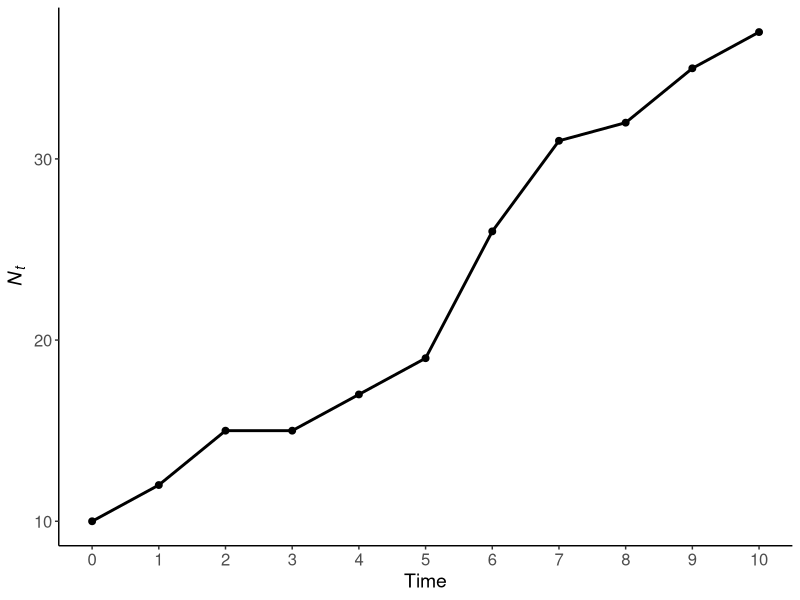
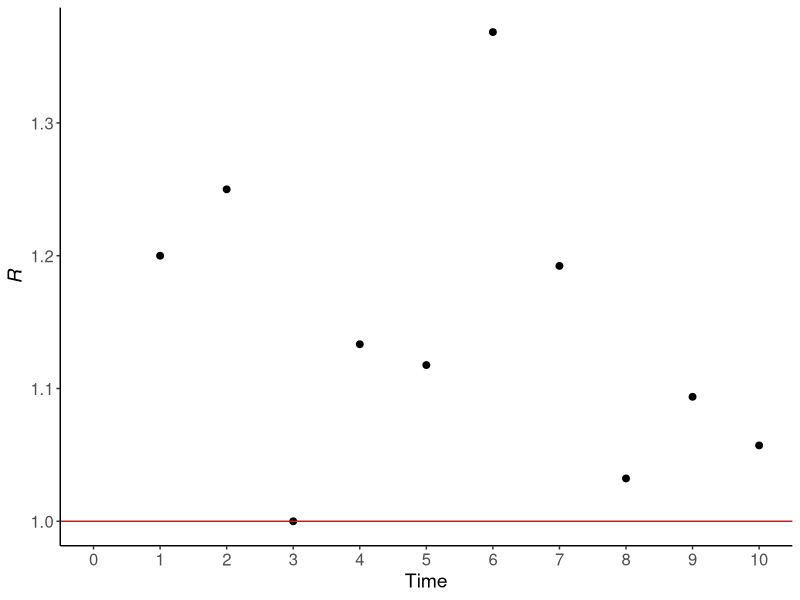
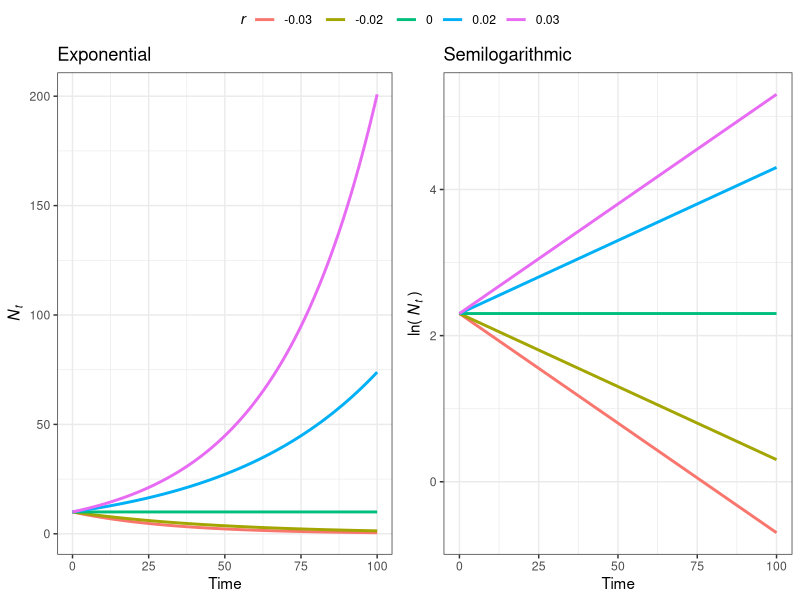

The R source for these figures, in order:
## ---- chunk 1
knitr::opts_chunk$set(collapse = T, cache = T)
## ---- chunk 2
for(i in 1:10){ #Sequence
  print(i)      #body
}
## ---- chunk 3
for(turtle in 5:10){
  print(turtle)
}
## ---- chunk 4
for(flower in 1:nrow(iris)){
  cat('The species for this iteration is ',     #Adding text per row based on name species
      as.character(iris$Species[flower]), '\n') #note of importance of "\n
}
## ---- chunk 5
d = seq(1,15, 2) #8 elements
d
for(i in 1:length(d)){
  b = d[i] + 1                            #for each i add 1
  cat('d =',d[i], 'b = d + 1 =', b, '\n' )#then add string
}
## ---- chunk 6
b = 1:10
for (i in 2:10){    #Call a section of vector to start sequence
  z = b[i] - b[i-1]
  
  cat('z =', z, 'b[i] =', b[i], 'b[i-1] =', b[i-1], '\n')
}
## ---- chunk 7
library(tidyverse)
N_0 = 10 
years = 10
pop = tibble(time = 0:years, Nt = NA) #Output vector size 10
pop$Nt[pop$time == 0] = N_0
pop
## ---- chunk 8
for (t in 1:years){ #sequence 
  growth = rpois(1, lambda = 3) #extracting random value from Poisson Dist
  pop$Nt[pop$time == t] = growth + pop$Nt[pop$time == (t-1)]
}
pop

## ---- chunk 9
ggplot(pop, aes(time, Nt))+
  geom_point(size = 2)+
  geom_line(size = 1)+
  labs(x = 'Time', y = expression(italic(N[t])))+
  scale_x_continuous(breaks = seq(0,10,1))+
  theme_classic()+
  theme(axis.text = element_text(size = 12),
        axis.title = element_text(size = 14))
## ---- chunk 10
# create column to store data
pop$R = NA
for (i in 2:length(pop$time)){
  pop$R[i] = pop$Nt[i]/pop$Nt[i-1]
}
pop
## ---- chunk 11
ggplot(pop, aes(time, R))+
  geom_point(size = 2)+
  geom_hline(yintercept = 1, color = 'red')+
  labs(x = 'Time', y = expression(italic(R)))+
  scale_x_continuous(breaks = seq(0,10,1))+
  theme_classic()+
  theme(axis.text = element_text(size = 12),
        axis.title = element_text(size = 14))
## ---- chunk 12
pop = pop %>% 
  mutate(R.2 = Nt / lag(Nt))

pop
## ---- chunk 13
rnorm(5, mean = 0, sd = 1)
runif(5, min = 0, max = 5)
rpois(10, 10)
rpois(10, 1:10)
rbinom(5, size = 2, prob = 0.5)
rbinom(5, size = 2, prob = 0.2)
## ---- chunk 14
# base R 
b = 1:10
sample(b, size =2, replace = F)

c = 1:5 
sample(c, size = 6, replace = T)

# from list
sample(c('good', 'bad'), size = 8, replace = T)

# change probability
sample(c('good', 'bad'), size = 8, replace = T, prob = c(0.2, 0.8))

# sample matrices from list 
m1 = matrix(c(6,5,4,3,2,1), ncol = 2)
m2 = matrix(c(1,2,3,4,5,6), ncol = 2)
m3 = matrix(c(1,2,3,4,5,6), ncol = 2, byrow = T)

m = list(m1, m2, m3)

sample(m, size = 4, replace = T)

sample(m, size = 4, replace = T, prob = c(0.8, 0.1, 0.1))

## ---- chunk 15
#library(tidyverse)
df = tibble(cond = c('good', 'bad', 'ok'), prob = c(0.5, 0.3, 0.2))

dplyr::sample_n(df, size = 2, replace = F)

dplyr::sample_n(df, size = 3, replace = T)

dplyr::sample_n(df, size = 10, replace = T, weight = prob)
## ---- chunk 16
r = c(-0.03, -0.02, 0, 0.02, 0.03)

N_0 = 10
years = 100 #hundred time steps
pop = tibble(time = rep(0:years, times = length(r)),
              Nt = NA, growth = rep(r, each = years+1))
pop

for(i in seq_along(pop$time)){
  pop$Nt[i] = N_0  * exp(pop$growth[i] * pop$time[i])
}
pop
## ---- chunk 17
#Using dplyr
pop = pop %>% 
  mutate(Nt.2 = N_0 * exp(growth*time), 
         ln.Nt = log(Nt.2))
pop
## ---- chunk 18
###Let's see it using ggplot
library(ggpubr)

a = ggplot(pop, aes(x = time, y = Nt, color = as.factor(growth))) +
  geom_line(size = 1) +
  labs(x = 'Time', y = expression(italic(N[t])),
       color = expression(italic(r)),
       title = 'Exponential')+
  theme_bw()

b = ggplot(pop, aes(x = time, y = ln.Nt, color = as.factor(growth))) +
  geom_line(size = 1) +
    labs(x = 'Time', y = expression('ln('~italic(N[t])~')'),
       color = expression(italic(r)),
       title = 'Semilogarithmic')+
  theme_bw()

# plot combined
ggarrange(a,b,
          nrow = 1,
          common.legend = T)
